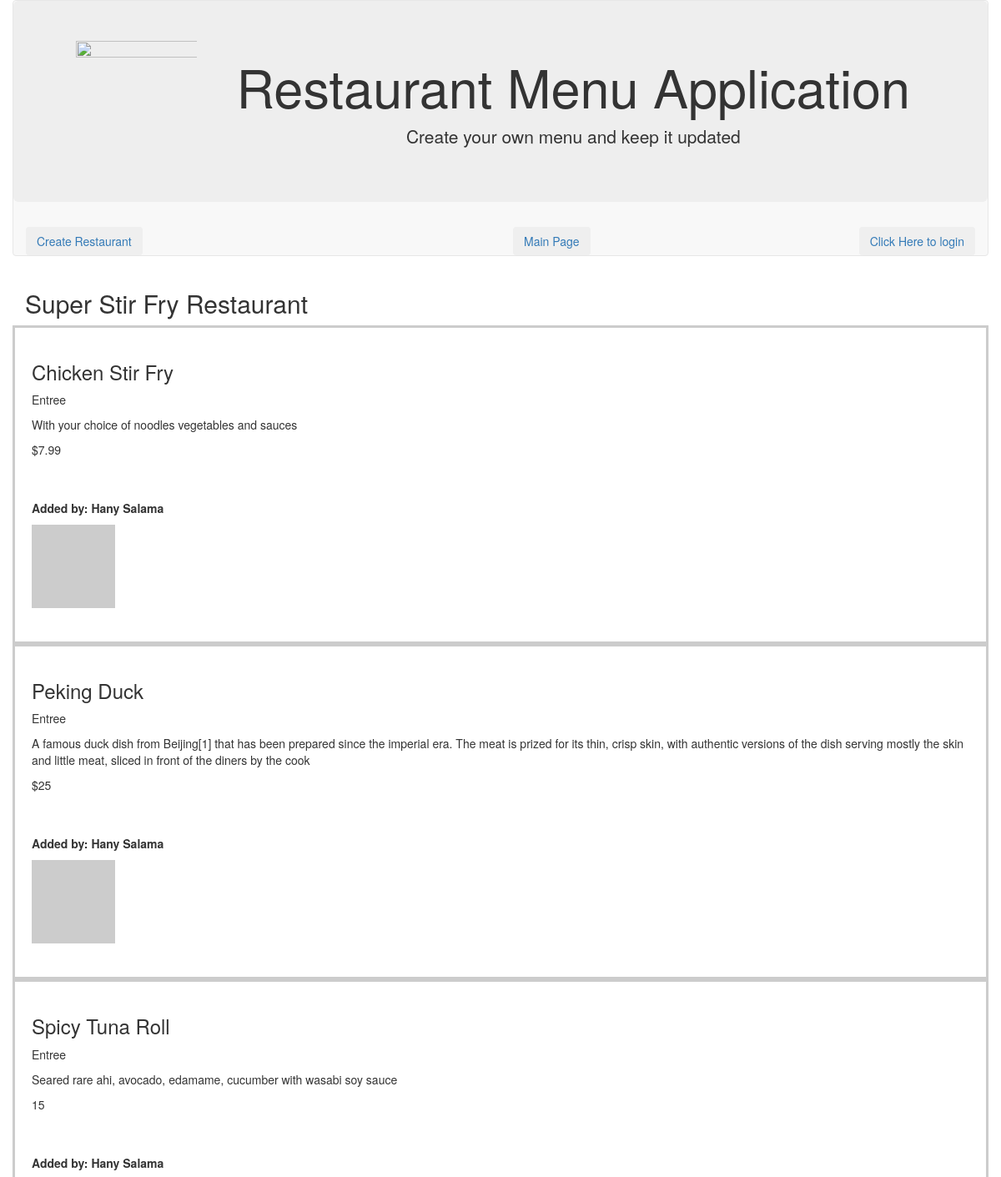
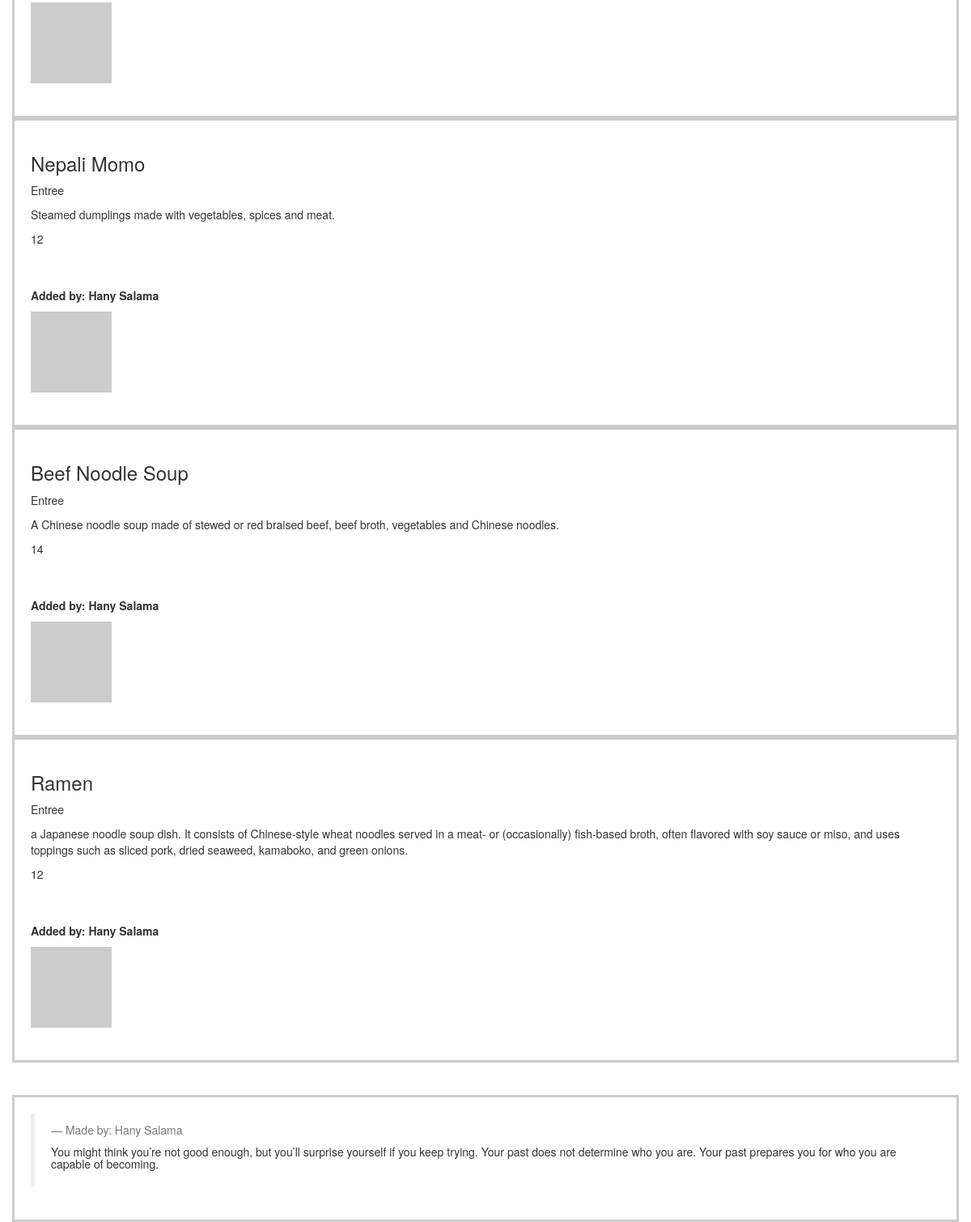
The page /restaurant/2/?creator=1 on the database its author committed (2 pictures, top to bottom).
### database_setup.py (models this page shows, shortened)
class Restaurant(Base):
    __tablename__ = 'restaurant'
    id = Column(Integer, primary_key=True)
    name = Column(String(80), nullable=False)
    user_id = Column(Integer, ForeignKey('user.id'), nullable=False)
    user = relationship(User)
    menu_item = relationship("MenuItem", cascade="all, delete-orphan")

class MenuItem(Base):
    __tablename__ = 'menu_item'
    id = Column(Integer, primary_key=True)
    name = Column(String(80), nullable=False)
    course = Column(String(250), nullable=False)
    description = Column(String(250), nullable=False)
    price = Column(String(8), nullable=False)
    restaurant_id = Column(Integer, ForeignKey('restaurant.id'), nullable=False)
    restaurant = relationship(Restaurant)
    user_id = Column(Integer, ForeignKey('user.id'), nullable=False)
    user = relationship(User)

class User(Base):
    __tablename__ = 'user'
    id = Column(Integer, primary_key=True)
    name = Column(String(250), nullable=False)
    email = Column(String(250), nullable=False)
    picture = Column(String(250))
    user_type = Column(Integer, ForeignKey('usertype.id'), nullable=False)
    usertype = relationship(UserType)

### project.py (the view)
@app.route('/restaurant/<int:restaurant_id>/menu')
@app.route('/restaurant/<int:restaurant_id>/')
def restaurantMenu(restaurant_id):
    restaurant = session.query(Restaurant).filter_by(id=restaurant_id).one()
    creator = getUserInfo(restaurant.user_id)
    items = session.query(MenuItem).filter_by(restaurant_id=restaurant.id)
    if 'username' not in login_session or creator.id != login_session['user_id']:
        return render_template('publicmenu.html', restaurant=restaurant,
                               items=items, creator=creator)
    else:
        return render_template('menu.html', restaurant=restaurant,
                               items=items, creator=creator)

### project.py (called while the page is built)
def getUserInfo(user_id):
    user = session.query(User).filter_by(id=user_id).one()
    return user  # user object associated with his ID number

### templates/publicmenu.html (shortened to what this page needs)
<!DOCTYPE html>
<html lang="en">
<head>
  <link rel="stylesheet" href="https://maxcdn.bootstrapcdn.com/bootstrap/3.3.7/css/bootstrap.min.css">
</head>
<body>
	<nav class="container navbar navbar-default">
			<div class="row jumbotron text-center" >
				<div class="col-sm-2">
					<img src="https://encrypted-tbn0.gstatic.com/images?q=tbn:ANd9GcTH5R0y5qayuiElPD73gzkTivCHLx7oDWrYgsQz6QgFg3GkY_We" class="title-logo img-fluid img-responsive" height="150" width="150"/>
				</div>
				<div class="col-sm-10">
					<h1>Restaurant Menu Application</h1>
					<p> Create your own menu and keep it updated </p>
				</div>
				</div>
			<div class="row">
				<div class="col-md-6 btn-group text-center" role="group">
					<button type="button" class="btn btn-secondary pull-left">
            <a href= '{{url_for('newRestaurant', restaurant_id= restaurant_id)}}'>Create Restaurant</a>
					</button>
				</div>
				<div class="col-md-3 btn-group text-center" role="group">
					<button type="button" class="btn btn-secondary pull-left">
						<a href='{{url_for('restaurantName')}}'>Main Page</a>
					</button>
				</div>
				<div class="col-md-3 btn-group text-center" role="group">
					<button type="button" class="btn btn-secondary pull-right">
						{% if 'username' not in session %}
						<a  href="{{url_for('showLogin')}}">Click Here to login</a>
						{% else %}
						<a  href="{{url_for('gdisconnect')}}">Disconnect</a>
						{% endif %}
					</button>
				</div>
			</div>
	</nav>
    	<div class="container container-fluid responsive">
        <div>
          <h2>{{ restaurant.name }} Restaurant</h2>
        </div>
    		{% for i in items %}
    		<div class="row container-fluid responsive" style="padding: 20px; border: 3px solid #ccc">
          <h3>{{i.name}}</h3>
          <p>{{i.course}}</p>
          <p>{{i.description}}</p>
          <p>{{i.price}}</p>
          <p><strong>Added by: {{creator.name}}</strong></p>
          <img src={{creator.picture}} alt="Italian Trulli" height="100" width="100">
    		</div>
    	  {% endfor %}
        <div class="row" style="padding: 20px; border: 3px solid #ccc">
          <blockquote>
            <footer>Made by: Hany Salama</footer>
            <h5>You might think you’re not good enough, but you’ll surprise yourself if you keep trying.
               Your past does not determine who you are. Your past prepares you for who you are capable of becoming.</h5>
          </blockquote>
        </div>
    	</div>
  </body>
</html>

### rows shown on the page
Restaurant: name "Super Stir Fry"
MenuItem: name "Chicken Stir Fry", course "Entree", description "With your choice of noodles vegetables and sauces", price "$7.99"
User: name "Hany Salama"
MenuItem: name "Peking Duck", course "Entree", description "A famous duck dish from Beijing[1] that has been prepared since the imperial era. The meat is prized for its thin, crisp skin, with authentic versions of the dish serving mostly the skin and little meat, sliced in front of the diners by the cook", price "$25"
MenuItem: name "Spicy Tuna Roll", course "Entree", description "Seared rare ahi, avocado, edamame, cucumber with wasabi soy sauce", price "15"
MenuItem: name "Nepali Momo", course "Entree", description "Steamed dumplings made with vegetables, spices and meat.", price "12"
MenuItem: name "Beef Noodle Soup", course "Entree", description "A Chinese noodle soup made of stewed or red braised beef, beef broth, vegetables and Chinese noodles.", price "14"
MenuItem: name "Ramen", course "Entree", description "a Japanese noodle soup dish. It consists of Chinese-style wheat noodles served in a meat- or (occasionally) fish-based broth, often flavored with soy sauce or miso, and uses toppings such as sliced pork, dried seaweed, kamaboko, and green onions.", price "12"
